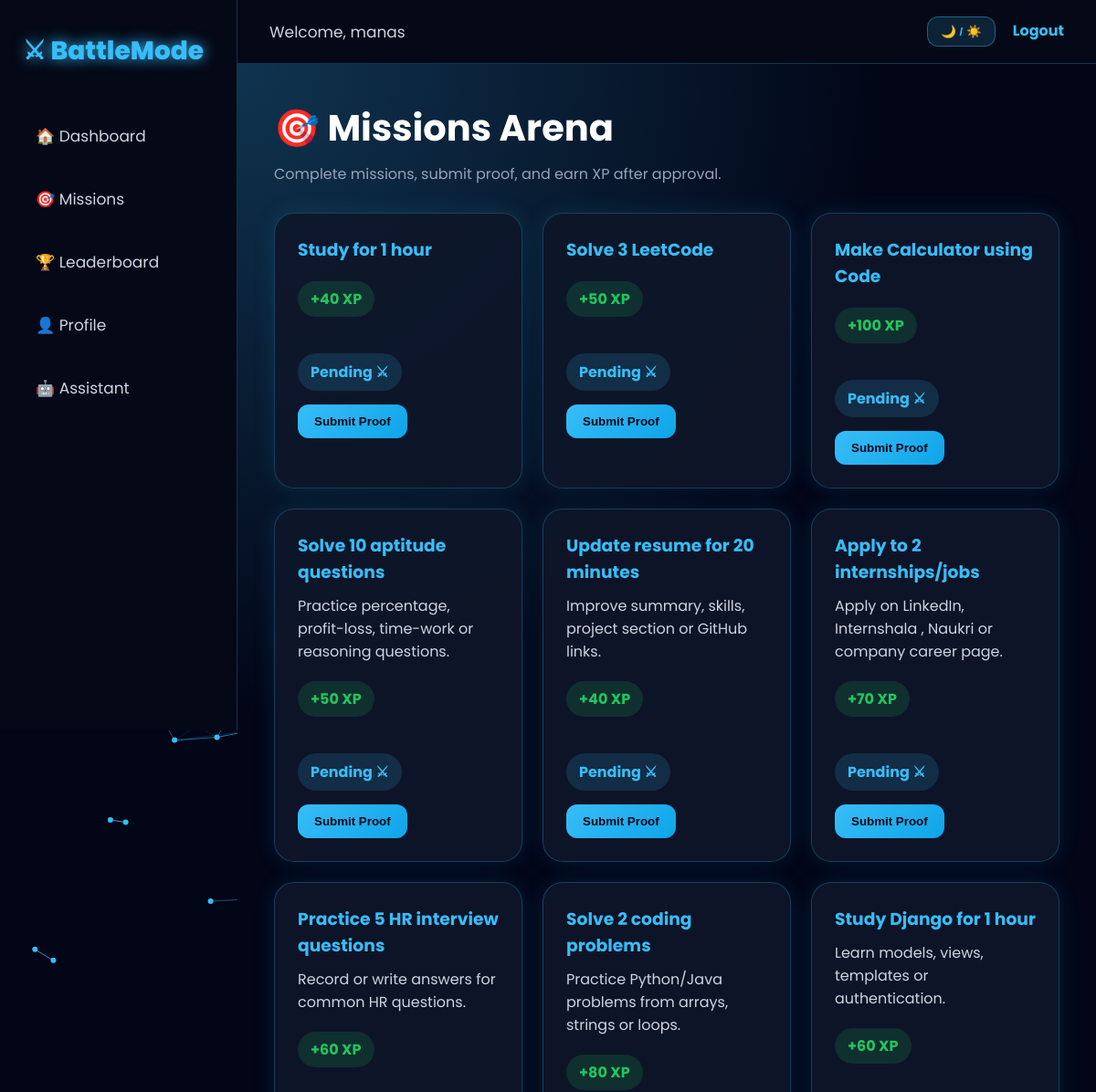
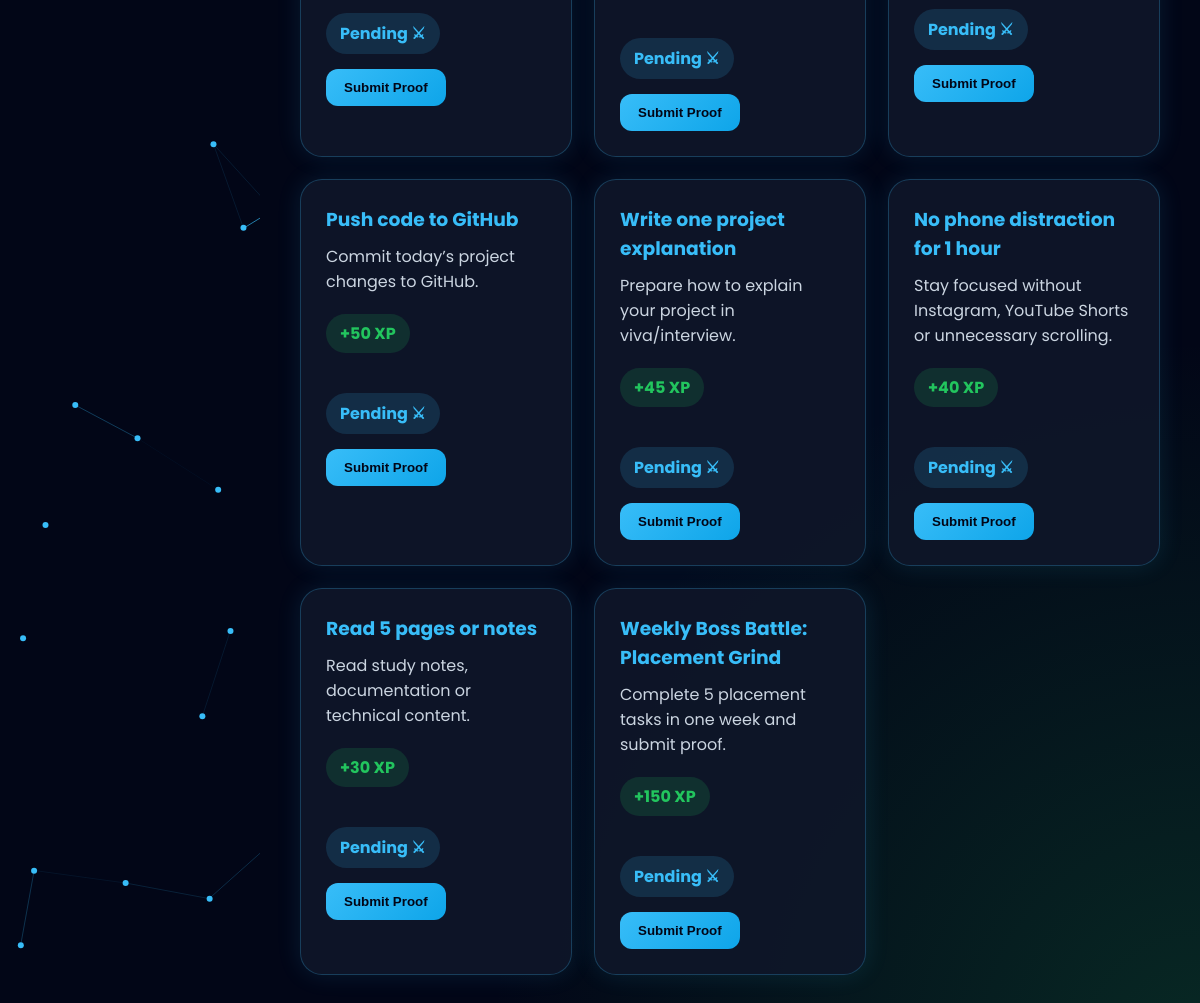
The app's page /missions/ (signed in) with its own data (2 pictures, top to bottom).
### game/models.py (models this page shows)
class Mission(models.Model):
    STATUS_CHOICES = (
        ('pending', 'Pending'),
        ('submitted', 'Submitted'),
        ('approved', 'Approved'),
        ('rejected', 'Rejected'),
    )
    player = models.ForeignKey(Player, on_delete=models.CASCADE)
    title = models.CharField(max_length=100)
    description = models.TextField(blank=True)
    xp_reward = models.IntegerField(default=20)
    status = models.CharField(max_length=20, choices=STATUS_CHOICES, default='pending')
    proof_text = models.TextField(blank=True)
    proof_image = models.ImageField(upload_to='mission_proofs/', blank=True, null=True)

### game/views.py (the view)
# urls.py: path('missions/', views.missions_view, name='missions'),
def missions_view(request):
    if not request.user.is_authenticated:
        return redirect('login')
    player, created = Player.objects.get_or_create(user=request.user)
    missions = Mission.objects.filter(player=player)
    return render(request, 'missions.html', {
        'player': player,
        'missions': missions
    })

### templates/missions.html
{% extends 'base.html' %}
{% block content %}
<h1>🎯 Missions Arena</h1>
<p class="subtitle">Complete missions, submit proof, and earn XP after approval.</p>
<div class="mission-grid">
{% for mission in missions %}
    <div class="mission-card">
        <h3>{{ mission.title }}</h3>
        <p>{{ mission.description }}</p>
        <span class="xp-badge">+{{ mission.xp_reward }} XP</span>
        <br><br>
        {% if mission.status == 'approved' %}
            <span class="status approved">Approved ✅</span>
        {% elif mission.status == 'submitted' %}
            <span class="status submitted">Waiting Approval ⏳</span>
        {% elif mission.status == 'rejected' %}
            <span class="status rejected">Rejected ❌</span>
            <br>
            <a href="{% url 'submit_proof' mission.id %}">
                <button class="btn">Submit Again</button>
            </a>
        {% else %}
            <span class="status pending">Pending ⚔</span>
            <br>
            <a href="{% url 'submit_proof' mission.id %}">
                <button class="btn">Submit Proof</button>
            </a>
        {% endif %}
    </div>
{% empty %}
    <p>No missions added yet.</p>
{% endfor %}
</div>
{% endblock %}

### templates/base.html (shortened to what this page needs)
{% load static %}
<!DOCTYPE html>
<html>
<head>
</head>
<body>
<div id="particles-js"></div>
<div class="sidebar">
    <div class="logo">⚔ BattleMode</div>
    <a href="{% url 'home' %}">🏠 Dashboard</a>
    <a href="{% url 'missions' %}">🎯 Missions</a>
    <a href="{% url 'leaderboard' %}">🏆 Leaderboard</a>
    <a href="{% url 'profile' %}">👤 Profile</a>
    <a href="{% url 'chat' %}">🤖 Assistant</a>
</div>
<div class="topbar">
    <span>Welcome, {{ request.user.username }}</span>
    <div>
    <button class="theme-toggle" onclick="toggleTheme()">🌙 / ☀️</button>
    <a href="{% url 'logout' %}">Logout</a>
</div>
</div>
<div class="main">
    {% block content %}
    {% endblock %}
</div>
</body>
</html>

### templates/base.html (style rules this page uses)
* { margin: 0; padding: 0; box-sizing: border-box; }
body { font-family: 'Poppins', sans-serif; background: #020617; color: white; }
.sidebar { width: 260px; height: 100vh; position: fixed; left: 0; top: 0; background: #050816; padding: 35px 25px; border-right: 1px solid rgba(56, 189, 248, 0.25); }
.logo { font-size: 28px; font-weight: 800; color: #38bdf8; text-shadow: 0 0 15px #38bdf8; margin-bottom: 45px; }
.sidebar a { display: block; color: #cbd5e1; text-decoration: none; font-size: 17px; padding: 14px; border-radius: 14px; margin-bottom: 15px; transition: 0.3s; }
.topbar { margin-left: 260px; height: 70px; background: #050816; border-bottom: 1px solid rgba(56, 189, 248, 0.25); display: flex; justify-content: space-between; align-items: center; padding: 0 35px; }
.topbar span { color: #cbd5e1; font-size: 17px; }
.topbar a { color: #38bdf8; text-decoration: none; font-weight: 700; }
.main { margin-left: 260px; min-height: calc(100vh - 70px); padding: 40px; background: radial-gradient(circle at top left, rgba(56,189,248,0.25), transparent 30%), radial-gradient(circle at bottom right, rgba(34,197,94,0.18), transparent 30%), #020617; }
h1 { font-size: 40px; margin-bottom: 8px; }
.subtitle { color: #94a3b8; margin-bottom: 30px; }
.stats-grid, .mission-grid { display: grid; grid-template-columns: repeat(auto-fit, minmax(230px, 1fr)); gap: 22px; margin-bottom: 35px; }
.stat-card, .mission-card { background: rgba(15, 23, 42, 0.9); border: 1px solid rgba(56, 189, 248, 0.25); border-radius: 22px; padding: 25px; box-shadow: 0 0 25px rgba(56, 189, 248, 0.12); transition: 0.3s; }
.stat-card h3, .mission-card h3 { color: #38bdf8; margin-bottom: 10px; }
.mission-card p { color: #cbd5e1; margin: 10px 0; }
.xp-badge { display: inline-block; background: rgba(34, 197, 94, 0.15); color: #22c55e; padding: 7px 14px; border-radius: 30px; font-weight: 700; margin-top: 10px; }
.status { display: inline-block; padding: 8px 14px; border-radius: 30px; font-weight: 700; margin-top: 15px; }
.pending { background: rgba(56, 189, 248, 0.15); color: #38bdf8; }
.btn { background: linear-gradient(135deg, #38bdf8, #0ea5e9); border: none; padding: 11px 18px; border-radius: 12px; color: #020617; font-weight: 800; cursor: pointer; margin-top: 15px; transition: 0.3s; }
#particles-js { position: fixed; width: 100%; height: 100%; z-index: -1; top: 0; left: 0; }
.theme-toggle { background: rgba(56, 189, 248, 0.15); color: #38bdf8; border: 1px solid rgba(56, 189, 248, 0.4); padding: 8px 14px; border-radius: 12px; font-weight: 800; cursor: pointer; margin-right: 15px; }

### records on screen
Mission: title "Study for 1 hour", xp_reward "40", status "Pending ⚔"
Mission: title "Solve 3 LeetCode", xp_reward "50", status "Pending ⚔"
Mission: title "Make Calculator using Code", xp_reward "100", status "Pending ⚔"
Mission: title "Solve 10 aptitude questions", description "Practice percentage, profit-loss, time-work or reasoning questions.", xp_reward "50", status "Pending ⚔"
Mission: title "Update resume for 20 minutes", description "Improve summary, skills, project section or GitHub links.", xp_reward "40", status "Pending ⚔"
Mission: title "Apply to 2 internships/jobs", description "Apply on LinkedIn, Internshala , Naukri or company career page.", xp_reward "70", status "Pending ⚔"
Mission: title "Practice 5 HR interview questions", description "Record or write answers for common HR questions.", xp_reward "60", status "Pending ⚔"
Mission: title "Solve 2 coding problems", description "Practice Python/Java problems from arrays, strings or loops.", xp_reward "80", status "Pending ⚔"
Mission: title "Study Django for 1 hour", description "Learn models, views, templates or authentication.", xp_reward "60", status "Pending ⚔"
Mission: title "Push code to GitHub", description "Commit today’s project changes to GitHub.", xp_reward "50", status "Pending ⚔"
Mission: title "Write one project explanation", description "Prepare how to explain your project in viva/interview.", xp_reward "45", status "Pending ⚔"
Mission: title "No phone distraction for 1 hour", description "Stay focused without Instagram, YouTube Shorts or unnecessary scrolling.", xp_reward "40", status "Pending ⚔"
Mission: title "Read 5 pages or notes", description "Read study notes, documentation or technical content.", xp_reward "30", status "Pending ⚔"
Mission: title "Weekly Boss Battle: Placement Grind", description "Complete 5 placement tasks in one week and submit proof.", xp_reward "150", status "Pending ⚔"

### other values on screen
{{ request.user.username }} "manas"
